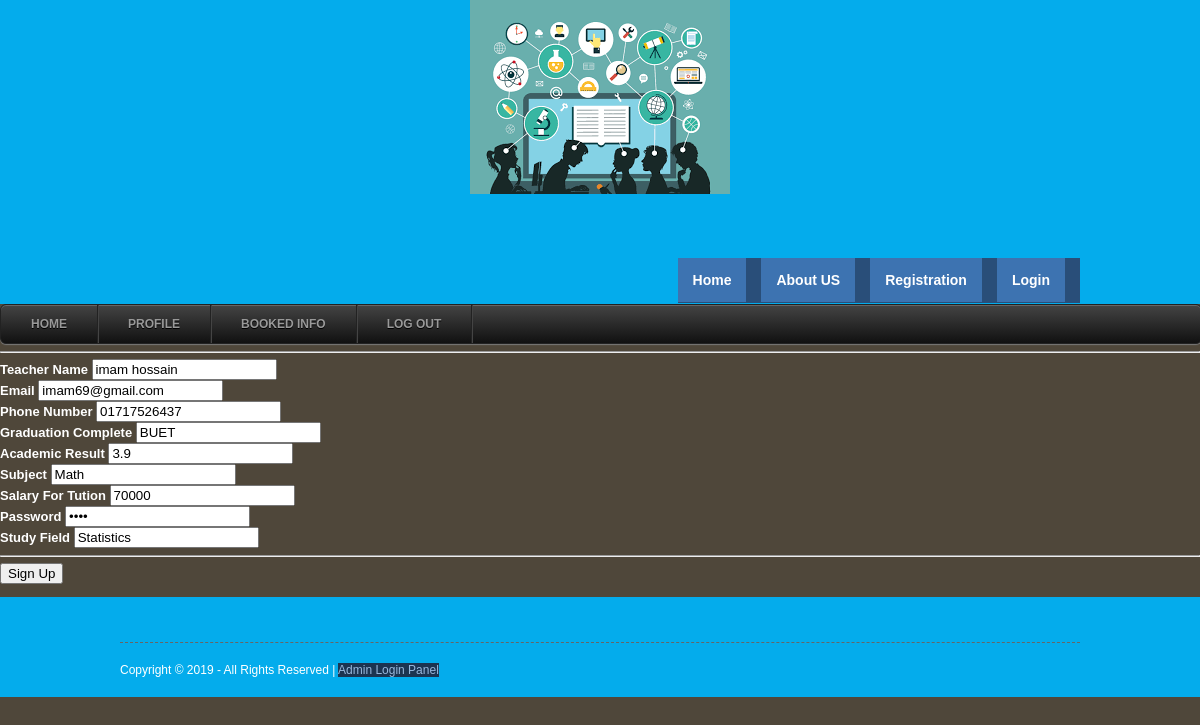
/updateteacher.php (signed in), run on the app's committed database.
### tables this page shows
CREATE TABLE `teacher` (
  `teacher_id` int(50) NOT NULL,
  `teacher_name` varchar(50) NOT NULL,
  `email` varchar(50) NOT NULL,
  `phone_number` varchar(50) NOT NULL,
  `gra_complete` varchar(50) NOT NULL,
  `aca_result` varchar(50) NOT NULL,
  `sala_tution` varchar(50) NOT NULL,
  `password` varchar(50) NOT NULL,
  `study_field` varchar(10) DEFAULT NULL,
  `subject` varchar(20) DEFAULT NULL
);

### updateteacher.php (the view, shortened to what this page needs)
<?php
$teacher_id=$_SESSION['teacher_id'];
try{
                $conn=new PDO("mysql:host=localhost;dbname=online_teaching_system;",'root','');
                $conn->setAttribute(PDO::ATTR_ERRMODE, PDO::ERRMODE_EXCEPTION);
            }
            catch(PDOException $e){
                echo "<script>console.log('connection error')</script>";
            }
include("header.php");
?>
<div>
    <?php
    $sql="SELECT * FROM teacher WHERE teacher_id='$teacher_id'";
    $result=$conn->query($sql);
    $table=$result->fetchAll();
    foreach($table as $row){
    ?>
	<form action="teacherinfo.php" method="post">
			<div>
				<div>
					<hr>
					<label for="teacher_name"><b>Teacher Name</b></label>
					<input id="teacher_name" type="text" name="teacher_name" value="<?php echo $row[1]?>" required><br>
					<label for="email"><b>Email</b></label>
					<input id="email"  type="email" name="email" value="<?php echo $row[2]?>" required><br>
					<label for="phone_number"><b>Phone Number</b></label>
					<input id="phone_number"  type="text" name="phone_number" value="<?php echo $row[3]?>" required><br>
                    <label for="gra_complete"><b>Graduation Complete</b></label>
					<input id="gra_complete"  type="text" name="gra_complete" value="<?php echo $row[4]?>" required><br>
					<label for="aca_result"><b>Academic Result</b></label>
					<input id="aca_result"  type="text" name="aca_result" value="<?php echo $row[5]?>" required><br>
					<label for="subject"><b>Subject</b></label>
					<input id="subject"  type="text" name="subject" value="<?php echo $row[9]?>" required><br>
					<label for="sala_tution"><b>Salary For Tution</b></label>
					<input id="sala_tution"  type="text" name="sala_tution" value="<?php echo $row[6]?>" required><br>
					<label for="password"><b>Password</b></label>
					<input id="password"  type="password" name="password" value="<?php echo $row[7]?>" required><br>
                    <label for="study_field"><b>Study Field</b></label>
					<input id="study_field"  type="text" name="study_field" value="<?php echo $row[8]?>" required><br>
					<hr class="mb-3">
					<input class="btn btn-success" type="submit" id="register" name="create" value="Sign Up">
				</div>
			</div>
	</form>
    <?php
    }
    ?>
</div>
<?php
include("footer.php");
?>

### layout/styles/layout.css (style rules this page uses)
html { overflow-y:scroll; }
body { margin:0; padding:0; font-size:13px; font-family:verdana, Arial, Helvetica, sans-serif; color:#FFFFFF; background-color:#4F473A; }

### data on the page
teacher: teacher_name "imam hossain", email "imam69@gmail.com", phone_number "01717526437", gra_complete "BUET", aca_result "3.9", subject "Math", sala_tution "70000", study_field "Statistics"
